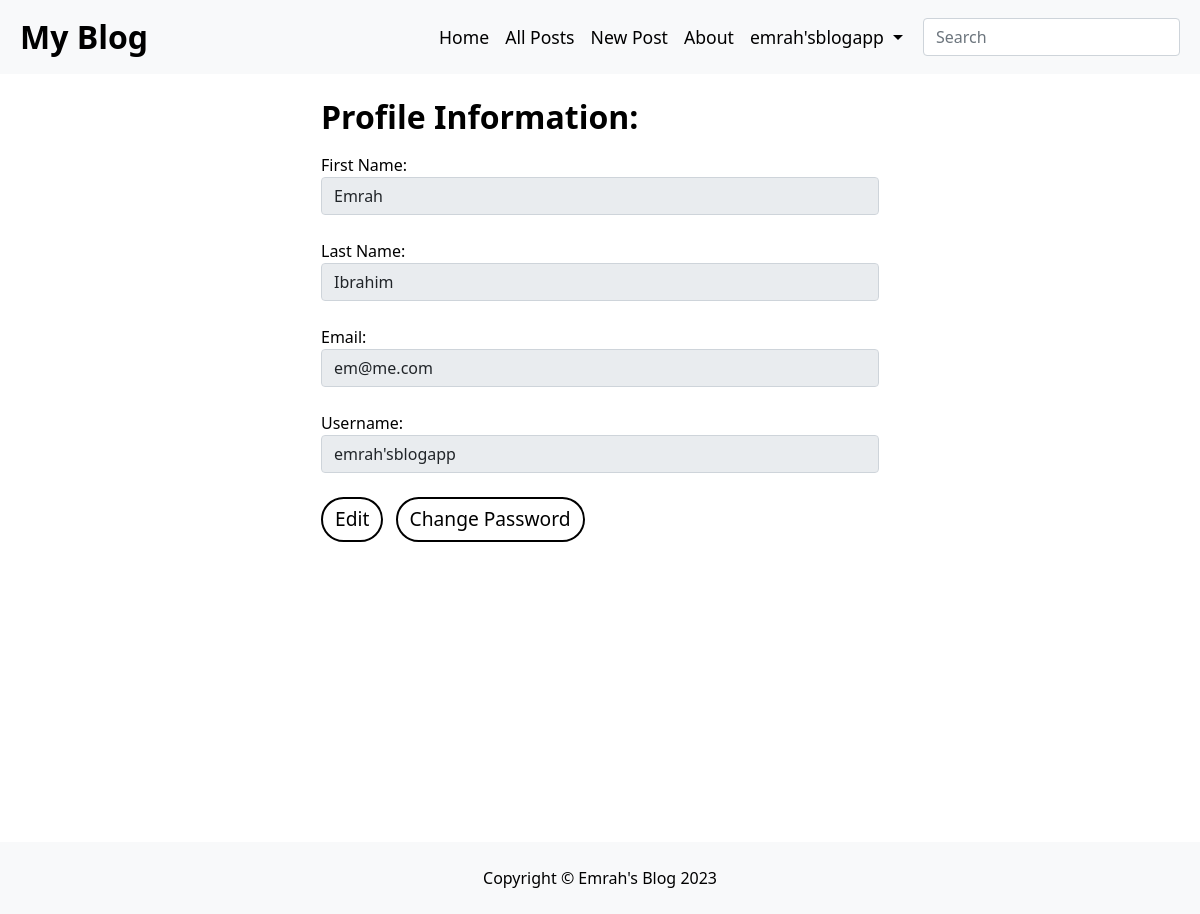
Screenshot of /profile (signed in) with the database file from the repository.
### models.py (models this page shows)
class Users(db.Model, UserMixin):
    id = db.Column(Integer(), primary_key=True)
    f_name = db.Column(String(), nullable=False)
    l_name = db.Column(String(), nullable=False)
    email = db.Column(String(), unique=True, nullable=False)
    username = db.Column(String(), unique=True, nullable=False)
    password = db.Column(String(80), nullable=False)
    author = db.relationship('Comments', backref='user_comments', lazy=True)

### main.py (the view)
@app.route('/profile', methods=['POST', 'GET'])
@login_required
def edit_profile():
    user = db.session.query(Users).filter(Users.id == current_user.id).first()
    if request.method == 'POST':
        f_name = request.form.get('f_name')
        l_name = request.form.get('l_name')
        email = request.form.get('email')
        username = request.form.get('username')
        email_a = db.session.query(Users).filter(Users.email == email).first()
        username_a = db.session.query(Users).filter(Users.username == username).first()
        if email_a != None and email_a != current_user:
            flash('<p style="color:red">This email is already associated with an account.</p>')
            return redirect('/profile')
        if username_a != None and username_a != current_user:
            flash('<p style="color:red">That username is taken.</p>')
            return redirect('/profile')
        if user.f_name == f_name and user.l_name == l_name and user.email == email and user.username == username:
            return redirect('/profile')
        user.f_name = f_name
        user.l_name = l_name
        user.email = email
        user.username = username
        db.session.commit()
        flash('<p style="color:green">Your information was successfully updated.</p>')
        return redirect('/profile')
    else:
        return render_template('profile.html', user=user)

### main.py (called while the page is built)
@login_manager.user_loader
def load_user(id):
    user  = db.session.query(Users).filter(Users.id == id).first()
    return user

### templates/profile.html (shortened to what this page needs)
{% extends 'layout.html' %}
{% block body %}
<div class="container d-flex justify-content-center align-items-center mt-4" style="margin-bottom: 25%;"e>
    <div class="col-xl-6 col-lg-8 col-md-10 col-sm-12 col-12 justify-content-center" style="text-align: left; font-size: 1rem;">
        <div id="profile_info">
            <form action="/profile" method="post" id="edit_profile_form">
                <h2 class="mb-3"><b>Profile Information:</b></h2>
                <label for="f_name">First Name:</label>
                <input class="form-control" type="text" required value="{{ user.f_name }}" placeholder="Enter First Name" name="f_name" disabled><br>
                <label for="l_name">Last Name:</label>
                <input class="form-control" type="text" required value="{{ user.l_name }}" placeholder="Enter Last Name" name="l_name" disabled><br>
                <label for="email">Email:</label>
                <input class="form-control" type="email" required value="{{ user.email }}" placeholder="Enter Email" name="email" disabled><br>
                <label for="username">Username:</label>
                <input class="form-control" type="text" required value="{{ user.username }}" placeholder="Enter Username" name="username" disabled><br>
                <button type="button" class="btn btn-primary me-2" id="edit_profile_button">Edit</button>
                <button type="button" class="btn btn-primary" id="change_pw_button">Change Password</button>
            </form>
        </div>
    </div>
</div>
{% endblock %}

### templates/layout.html (shortened to what this page needs)
<!DOCTYPE html>
<html lang="en">
<head>
    <link href="https://cdn.jsdelivr.net/npm/bootstrap@5.0.2/dist/css/bootstrap.min.css" rel="stylesheet">
    <link rel="stylesheet" href="/static/styles.css">
</head>
<body>
    <nav class="navbar navbar-expand-lg navbar-custom" id="navbar-custom">
      <div class="container-fluid">
        <div class="col-1">
          <a class="navbar-color navbar-brand p-2" href="/" style="font-size: 2rem;"><b>My Blog</b></a>
        </div>
        <div class="navbar-collapse collapse justify-content-end me-2 p-2 pe-0" id="navbarsExample05" style="font-size: 1.1rem;">
          <ul class="navbar-nav">
            <li class="nav-item">
              <a class="navbar-color nav-link active" aria-current="page" href="/">Home</a>
            </li>
            <li class="nav-item">
              <a class="navbar-color nav-link active" aria-current="page" href="/all">All Posts</a>
            </li>
            {% if current_user.is_anonymous %}
            <li class="nav-item">
              <a class="navbar-color nav-link active" aria-current="page" href="/about">About</a>
            </li>
            <li class="nav-item">
              <a class="navbar-color nav-link active" aria-current="page" href="/contact">Contact</a>
            </li>
            <li class="nav-item">
              <a class="navbar-color nav-link active" aria-current="page" id="dark_mode" data-color="light" href="">Dark Mode: On</a>
            </li>
            <li class="nav-item">
              <a class="navbar-color nav-link active" aria-current="page" href="/login">Login</a>
            </li>
            <li class="nav-item me-2">
              <a class="navbar-color nav-link active" aria-current="page" href="/register">Register</a>
            </li>
            {% else %}
            <li class="nav-item">
              <a class="navbar-color nav-link active" aria-current="page" href="/new">New Post</a>
            </li>
            <li class="nav-item">
              <a class="navbar-color nav-link active" aria-current="page" href="/about">About</a>
            </li>
            <li class="nav-item dropdown me-2">
              <a class="navbar-color nav-link dropdown-toggle" href="" id="navbarDropdownMenuLink" role="button" data-bs-toggle="dropdown" aria-expanded="false">
                {{ current_user.username }}
              </a>
            </li>
            {% endif %}
          </ul>
          <form class="form-inline ms-1 my-md-0" id="search_form">
            <input class="form-control" type="text" placeholder="Search" id="search_form_input">
          </form>
        </div>
      </div>
    </nav>
    {% block body %}{% endblock %}
    <div class="d-flex justify-content-center pt-4 pb-2 mt-3 navbar-color" id="footer">
      <p>Copyright © Emrah's Blog {{ " "|current_year }}</p>
    </div>
</body>
</html>

### static/styles.css (style rules this page uses)
body { background-color: white; color: black; }
#navbar-custom, #footer { background-color: #F8F9FA; color: black; }
.navbar-color { color: black; }
.btn { background-color: white; color: black; border: 2px solid black; border-radius: 50px; font-size: 1.2rem; }
@media (min-width: 992px) { .btn { padding: 6px 12px; } }

### rows the page displays
Users: username "emrah'sblogapp", f_name "Emrah", l_name "Ibrahim", email "em@me.com"

### other values shown
{{ " "|current_year }} "2023"
